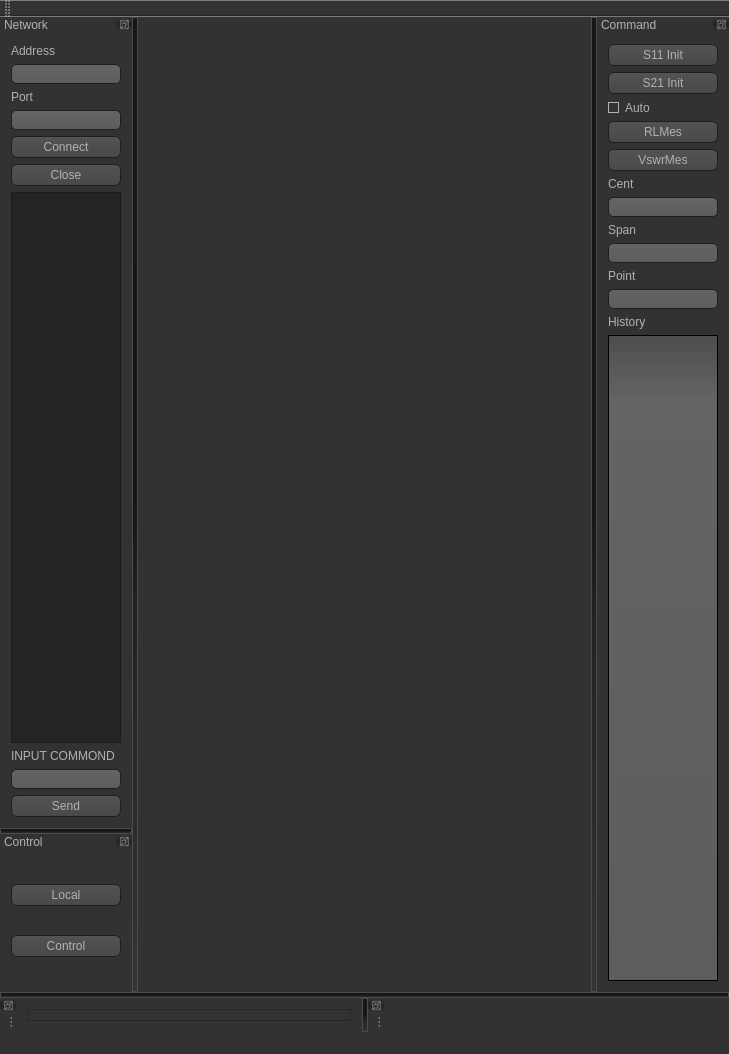
<?xml version="1.0" encoding="UTF-8"?>
<ui version="4.0">
 <class>MainWindow</class>
 <widget class="QMainWindow" name="MainWindow">
  <property name="geometry">
   <rect>
    <x>0</x>
    <y>0</y>
    <width>729</width>
    <height>1054</height>
   </rect>
  </property>
  <property name="windowTitle">
   <string>科创仪表局</string>
  </property>
  <property name="styleSheet">
   <string notr="true">QToolTip
{
     border: 1px solid black;
     background-color: #ffa02f;
     padding: 1px;
     border-radius: 3px;
     opacity: 100;
}

QWidget
{
    color: #b1b1b1;
    background-color: #323232;
}

QWidget:item:hover
{
    background-color: QLinearGradient( x1: 0, y1: 0, x2: 0, y2: 1, stop: 0 #ffa02f, stop: 1 #ca0619);
    color: #000000;
}

QWidget:item:selected
{
    background-color: QLinearGradient( x1: 0, y1: 0, x2: 0, y2: 1, stop: 0 #ffa02f, stop: 1 #d7801a);
}

QMenuBar::item
{
    background: transparent;
}

QMenuBar::item:selected
{
    background: transparent;
    border: 1px solid #ffaa00;
}

QMenuBar::item:pressed
{
    background: #444;
    border: 1px solid #000;
    background-color: QLinearGradient(
        x1:0, y1:0,
        x2:0, y2:1,
        stop:1 #212121,
        stop:0.4 #343434/*,
        stop:0.2 #343434,
        stop:0.1 #ffaa00*/
    );
    margin-bottom:-1px;
    padding-bottom:1px;
}

QMenu
{
    border: 1px solid #000;
}

QMenu::item
{
    padding: 2px 20px 2px 20px;
}

QMenu::item:selected
{
    color: #000000;
}

QWidget:disabled
{
    color: #404040;
    background-color: #323232;
}

QAbstractItemView
{
    background-color: QLinearGradient( x1: 0, y1: 0, x2: 0, y2: 1, stop: 0 #4d4d4d, stop: 0.1 #646464, stop: 1 #5d5d5d);
}

QWidget:focus
{
    /*border: 2px solid QLinearGradient( x1: 0, y1: 0, x2: 0, y2: 1, stop: 0 #ffa02f, stop: 1 #d7801a);*/
}

QLineEdit
{
    background-color: QLinearGradient( x1: 0, y1: 0, x2: 0, y2: 1, stop: 0 #4d4d4d, stop: 0 #646464, stop: 1 #5d5d5d);
    padding: 1px;
    border-style: solid;
    border: 1px solid #1e1e1e;
    border-radius: 5;
}

QPushButton
{
    color: #b1b1b1;
    background-color: QLinearGradient( x1: 0, y1: 0, x2: 0, y2: 1, stop: 0 #565656, stop: 0.1 #525252, stop: 0.5 #4e4e4e, stop: 0.9 #4a4a4a, stop: 1 #464646);
    border-width: 1px;
    border-color: #1e1e1e;
    border-style: solid;
    border-radius: 6;
    padding: 3px;
    font-size: 12px;
    padding-left: 5px;
    padding-right: 5px;
}

QPushButton:pressed
{
    background-color: QLinearGradient( x1: 0, y1: 0, x2: 0, y2: 1, stop: 0 #2d2d2d, stop: 0.1 #2b2b2b, stop: 0.5 #292929, stop: 0.9 #282828, stop: 1 #252525);
}

QComboBox
{
    selection-background-color: #ffaa00;
    background-color: QLinearGradient( x1: 0, y1: 0, x2: 0, y2: 1, stop: 0 #565656, stop: 0.1 #525252, stop: 0.5 #4e4e4e, stop: 0.9 #4a4a4a, stop: 1 #464646);
    border-style: solid;
    border: 1px solid #1e1e1e;
    border-radius: 5;
}

QComboBox:hover,QPushButton:hover
{
    border: 2px solid QLinearGradient( x1: 0, y1: 0, x2: 0, y2: 1, stop: 0 #ffa02f, stop: 1 #d7801a);
}


QComboBox:on
{
    padding-top: 3px;
    padding-left: 4px;
    background-color: QLinearGradient( x1: 0, y1: 0, x2: 0, y2: 1, stop: 0 #2d2d2d, stop: 0.1 #2b2b2b, stop: 0.5 #292929, stop: 0.9 #282828, stop: 1 #252525);
    selection-background-color: #ffaa00;
}

QComboBox QAbstractItemView
{
    border: 2px solid darkgray;
    selection-background-color: QLinearGradient( x1: 0, y1: 0, x2: 0, y2: 1, stop: 0 #ffa02f, stop: 1 #d7801a);
}

QComboBox::drop-down
{
     subcontrol-origin: padding;
     subcontrol-position: top right;
     width: 15px;

     border-left-width: 0px;
     border-left-color: darkgray;
     border-left-style: solid; /* just a single line */
     border-top-right-radius: 3px; /* same radius as the QComboBox */
     border-bottom-right-radius: 3px;
 }

QComboBox::down-arrow
{
     image: url(:/down_arrow.png);
}

QGroupBox:focus
{
border: 2px solid QLinearGradient( x1: 0, y1: 0, x2: 0, y2: 1, stop: 0 #ffa02f, stop: 1 #d7801a);
}

QTextEdit:focus
{
    border: 2px solid QLinearGradient( x1: 0, y1: 0, x2: 0, y2: 1, stop: 0 #ffa02f, stop: 1 #d7801a);
}

QScrollBar:horizontal {
     border: 1px solid #222222;
     background: QLinearGradient( x1: 0, y1: 0, x2: 0, y2: 1, stop: 0.0 #121212, stop: 0.2 #282828, stop: 1 #484848);
     height: 7px;
     margin: 0px 16px 0 16px;
}

QScrollBar::handle:horizontal
{
      background: QLinearGradient( x1: 0, y1: 0, x2: 1, y2: 0, stop: 0 #ffa02f, stop: 0.5 #d7801a, stop: 1 #ffa02f);
      min-height: 20px;
      border-radius: 2px;
}

QScrollBar::add-line:horizontal {
      border: 1px solid #1b1b19;
      border-radius: 2px;
      background: QLinearGradient( x1: 0, y1: 0, x2: 1, y2: 0, stop: 0 #ffa02f, stop: 1 #d7801a);
      width: 14px;
      subcontrol-position: right;
      subcontrol-origin: margin;
}

QScrollBar::sub-line:horizontal {
      border: 1px solid #1b1b19;
      border-radius: 2px;
      background: QLinearGradient( x1: 0, y1: 0, x2: 1, y2: 0, stop: 0 #ffa02f, stop: 1 #d7801a);
      width: 14px;
     subcontrol-position: left;
     subcontrol-origin: margin;
}

QScrollBar::right-arrow:horizontal, QScrollBar::left-arrow:horizontal
{
      border: 1px solid black;
      width: 1px;
      height: 1px;
      background: white;
}

QScrollBar::add-page:horizontal, QScrollBar::sub-page:horizontal
{
      background: none;
}

QScrollBar:vertical
{
      background: QLinearGradient( x1: 0, y1: 0, x2: 1, y2: 0, stop: 0.0 #121212, stop: 0.2 #282828, stop: 1 #484848);
      width: 7px;
      margin: 16px 0 16px 0;
      border: 1px solid #222222;
}

QScrollBar::handle:vertical
{
      background: QLinearGradient( x1: 0, y1: 0, x2: 0, y2: 1, stop: 0 #ffa02f, stop: 0.5 #d7801a, stop: 1 #ffa02f);
      min-height: 20px;
      border-radius: 2px;
}

QScrollBar::add-line:vertical
{
      border: 1px solid #1b1b19;
      border-radius: 2px;
      background: QLinearGradient( x1: 0, y1: 0, x2: 0, y2: 1, stop: 0 #ffa02f, stop: 1 #d7801a);
      height: 14px;
      subcontrol-position: bottom;
      subcontrol-origin: margin;
}

QScrollBar::sub-line:vertical
{
      border: 1px solid #1b1b19;
      border-radius: 2px;
      background: QLinearGradient( x1: 0, y1: 0, x2: 0, y2: 1, stop: 0 #d7801a, stop: 1 #ffa02f);
      height: 14px;
      subcontrol-position: top;
      subcontrol-origin: margin;
}

QScrollBar::up-arrow:vertical, QScrollBar::down-arrow:vertical
{
      border: 1px solid black;
      width: 1px;
      height: 1px;
      background: white;
}


QScrollBar::add-page:vertical, QScrollBar::sub-page:vertical
{
      background: none;
}

QTextEdit
{
    background-color: #242424;
}

QPlainTextEdit
{
    background-color: #242424;
}

QHeaderView::section
{
    background-color: QLinearGradient(x1:0, y1:0, x2:0, y2:1, stop:0 #616161, stop: 0.5 #505050, stop: 0.6 #434343, stop:1 #656565);
    color: white;
    padding-left: 4px;
    border: 1px solid #6c6c6c;
}

QCheckBox:disabled
{
color: #414141;
}
/*
QDockWidget::title
{
    text-align: center;
    spacing: 3px; // spacing between items in the tool bar 
    background-color: QLinearGradient(x1:0, y1:0, x2:0, y2:1, stop:0 #323232, stop: 0.5 #242424, stop:1 #323232);
}*/

QDockWidget::close-button, QDockWidget::float-button
{
    text-align: center;
    spacing: 1px; /* spacing between items in the tool bar */
    background-color: QLinearGradient(x1:0, y1:0, x2:0, y2:1, stop:0 #323232, stop: 0.5 #242424, stop:1 #323232);
}

QDockWidget::close-button:hover, QDockWidget::float-button:hover
{
    background: #242424;
}

QDockWidget::close-button:pressed, QDockWidget::float-button:pressed
{
    padding: 1px -1px -1px 1px;
}

QMainWindow::separator
{
    background-color: QLinearGradient(x1:0, y1:0, x2:0, y2:1, stop:0 #161616, stop: 0.5 #151515, stop: 0.6 #212121, stop:1 #343434);
    color: white;
    padding-left: 4px;
    border: 1px solid #4c4c4c;
    spacing: 3px; /* spacing between items in the tool bar */
}

QMainWindow::separator:hover
{

    background-color: QLinearGradient(x1:0, y1:0, x2:0, y2:1, stop:0 #d7801a, stop:0.5 #b56c17 stop:1 #ffa02f);
    color: white;
    padding-left: 4px;
    border: 1px solid #6c6c6c;
    spacing: 3px; /* spacing between items in the tool bar */
}

QToolBar::handle
{
     spacing: 3px; /* spacing between items in the tool bar */
     background: url(:/images/handle.png);
}

QMenu::separator
{
    height: 2px;
    background-color: QLinearGradient(x1:0, y1:0, x2:0, y2:1, stop:0 #161616, stop: 0.5 #151515, stop: 0.6 #212121, stop:1 #343434);
    color: white;
    padding-left: 4px;
    margin-left: 10px;
    margin-right: 5px;
}

QProgressBar
{
    border: 2px solid grey;
    border-radius: 5px;
    text-align: center;
}

QProgressBar::chunk
{
    background-color: #d7801a;
    width: 2.15px;
    margin: 0.5px;
}

QTabBar::tab {
    color: #b1b1b1;
    border: 1px solid #444;
    border-bottom-style: none;
    background-color: #323232;
    padding-left: 10px;
    padding-right: 10px;
    padding-top: 3px;
    padding-bottom: 2px;
    margin-right: -1px;
}

QTabWidget::pane {
    border: 1px solid #444;
    top: 1px;
}

QTabBar::tab:last
{
    margin-right: 0; /* the last selected tab has nothing to overlap with on the right */
    border-top-right-radius: 3px;
}

QTabBar::tab:first:!selected
{
 margin-left: 0px; /* the last selected tab has nothing to overlap with on the right */


    border-top-left-radius: 3px;
}

QTabBar::tab:!selected
{
    color: #b1b1b1;
    border-bottom-style: solid;
    margin-top: 3px;
    background-color: QLinearGradient(x1:0, y1:0, x2:0, y2:1, stop:1 #212121, stop:.4 #343434);
}

QTabBar::tab:selected
{
    border-top-left-radius: 3px;
    border-top-right-radius: 3px;
    margin-bottom: 0px;
}

QTabBar::tab:!selected:hover
{
    /*border-top: 2px solid #ffaa00;
    padding-bottom: 3px;*/
    border-top-left-radius: 3px;
    border-top-right-radius: 3px;
    background-color: QLinearGradient(x1:0, y1:0, x2:0, y2:1, stop:1 #212121, stop:0.4 #343434, stop:0.2 #343434, stop:0.1 #ffaa00);
}

QRadioButton::indicator:checked, QRadioButton::indicator:unchecked{
    color: #b1b1b1;
    background-color: #323232;
    border: 1px solid #b1b1b1;
    border-radius: 6px;
}

QRadioButton::indicator:checked
{
    background-color: qradialgradient(
        cx: 0.5, cy: 0.5,
        fx: 0.5, fy: 0.5,
        radius: 1.0,
        stop: 0.25 #ffaa00,
        stop: 0.3 #323232
    );
}

QCheckBox::indicator{
    color: #b1b1b1;
    background-color: #323232;
    border: 1px solid #b1b1b1;
    width: 9px;
    height: 9px;
}

QRadioButton::indicator
{
    border-radius: 6px;
}

QRadioButton::indicator:hover, QCheckBox::indicator:hover
{
    border: 1px solid #ffaa00;
}

QCheckBox::indicator:checked
{
    image:url(:/images/checkbox.png);
}

QCheckBox::indicator:disabled, QRadioButton::indicator:disabled
{
    border: 1px solid #444;
}</string>
  </property>
  <property name="dockOptions">
   <set>QMainWindow::AllowNestedDocks|QMainWindow::AllowTabbedDocks|QMainWindow::AnimatedDocks|QMainWindow::VerticalTabs</set>
  </property>
  <property name="unifiedTitleAndToolBarOnMac">
   <bool>true</bool>
  </property>
  <widget class="QWidget" name="centralWidget">
   <layout class="QHBoxLayout" name="horizontalLayout"/>
  </widget>
  <widget class="QMenuBar" name="menuBar">
   <property name="geometry">
    <rect>
     <x>0</x>
     <y>0</y>
     <width>729</width>
     <height>22</height>
    </rect>
   </property>
  </widget>
  <widget class="QToolBar" name="mainToolBar">
   <attribute name="toolBarArea">
    <enum>TopToolBarArea</enum>
   </attribute>
   <attribute name="toolBarBreak">
    <bool>false</bool>
   </attribute>
  </widget>
  <widget class="QStatusBar" name="statusBar"/>
  <widget class="QDockWidget" name="cartesiandock">
   <property name="features">
    <set>QDockWidget::DockWidgetFloatable|QDockWidget::DockWidgetMovable|QDockWidget::DockWidgetVerticalTitleBar</set>
   </property>
   <property name="windowTitle">
    <string>Cartesian</string>
   </property>
   <attribute name="dockWidgetArea">
    <number>8</number>
   </attribute>
   <widget class="QWidget" name="dockWidgetContents">
    <layout class="QHBoxLayout" name="horizontalLayout_3">
     <item>
      <widget class="QwtPlot" name="plot">
       <property name="sizePolicy">
        <sizepolicy hsizetype="MinimumExpanding" vsizetype="MinimumExpanding">
         <horstretch>0</horstretch>
         <verstretch>0</verstretch>
        </sizepolicy>
       </property>
       <property name="styleSheet">
        <string notr="true"/>
       </property>
       <property name="frameShape">
        <enum>QFrame::StyledPanel</enum>
       </property>
      </widget>
     </item>
    </layout>
   </widget>
  </widget>
  <widget class="QDockWidget" name="Network">
   <property name="sizePolicy">
    <sizepolicy hsizetype="Maximum" vsizetype="Preferred">
     <horstretch>0</horstretch>
     <verstretch>0</verstretch>
    </sizepolicy>
   </property>
   <property name="features">
    <set>QDockWidget::DockWidgetFloatable|QDockWidget::DockWidgetMovable</set>
   </property>
   <property name="windowTitle">
    <string>Network</string>
   </property>
   <attribute name="dockWidgetArea">
    <number>1</number>
   </attribute>
   <widget class="QWidget" name="dockWidgetContents_2">
    <layout class="QVBoxLayout" name="verticalLayout_3">
     <item>
      <widget class="QLabel" name="label_3">
       <property name="sizePolicy">
        <sizepolicy hsizetype="Maximum" vsizetype="Preferred">
         <horstretch>0</horstretch>
         <verstretch>0</verstretch>
        </sizepolicy>
       </property>
       <property name="text">
        <string>Address</string>
       </property>
      </widget>
     </item>
     <item>
      <widget class="QLineEdit" name="AddresslineEdit">
       <property name="sizePolicy">
        <sizepolicy hsizetype="Maximum" vsizetype="Fixed">
         <horstretch>0</horstretch>
         <verstretch>0</verstretch>
        </sizepolicy>
       </property>
      </widget>
     </item>
     <item>
      <widget class="QLabel" name="label_4">
       <property name="sizePolicy">
        <sizepolicy hsizetype="Maximum" vsizetype="Preferred">
         <horstretch>0</horstretch>
         <verstretch>0</verstretch>
        </sizepolicy>
       </property>
       <property name="text">
        <string>Port</string>
       </property>
      </widget>
     </item>
     <item>
      <widget class="QLineEdit" name="PortlineEdit">
       <property name="sizePolicy">
        <sizepolicy hsizetype="Maximum" vsizetype="Fixed">
         <horstretch>0</horstretch>
         <verstretch>0</verstretch>
        </sizepolicy>
       </property>
      </widget>
     </item>
     <item>
      <widget class="QPushButton" name="ConnectpushButton">
       <property name="sizePolicy">
        <sizepolicy hsizetype="Preferred" vsizetype="Fixed">
         <horstretch>0</horstretch>
         <verstretch>0</verstretch>
        </sizepolicy>
       </property>
       <property name="text">
        <string>Connect</string>
       </property>
      </widget>
     </item>
     <item>
      <widget class="QPushButton" name="ClosepushButton">
       <property name="sizePolicy">
        <sizepolicy hsizetype="Preferred" vsizetype="Fixed">
         <horstretch>0</horstretch>
         <verstretch>0</verstretch>
        </sizepolicy>
       </property>
       <property name="text">
        <string>Close</string>
       </property>
      </widget>
     </item>
     <item>
      <widget class="QPlainTextEdit" name="label">
       <property name="sizePolicy">
        <sizepolicy hsizetype="Ignored" vsizetype="Expanding">
         <horstretch>0</horstretch>
         <verstretch>0</verstretch>
        </sizepolicy>
       </property>
      </widget>
     </item>
     <item>
      <widget class="QLabel" name="label_2">
       <property name="sizePolicy">
        <sizepolicy hsizetype="Maximum" vsizetype="Preferred">
         <horstretch>0</horstretch>
         <verstretch>0</verstretch>
        </sizepolicy>
       </property>
       <property name="text">
        <string>INPUT COMMOND</string>
       </property>
      </widget>
     </item>
     <item>
      <widget class="QLineEdit" name="CommondlineEdit">
       <property name="sizePolicy">
        <sizepolicy hsizetype="Preferred" vsizetype="Fixed">
         <horstretch>0</horstretch>
         <verstretch>0</verstretch>
        </sizepolicy>
       </property>
      </widget>
     </item>
     <item>
      <widget class="QPushButton" name="SendpushButton">
       <property name="text">
        <string>Send</string>
       </property>
      </widget>
     </item>
    </layout>
   </widget>
  </widget>
  <widget class="QDockWidget" name="Control">
   <property name="sizePolicy">
    <sizepolicy hsizetype="Maximum" vsizetype="Preferred">
     <horstretch>0</horstretch>
     <verstretch>0</verstretch>
    </sizepolicy>
   </property>
   <property name="features">
    <set>QDockWidget::DockWidgetFloatable|QDockWidget::DockWidgetMovable</set>
   </property>
   <property name="windowTitle">
    <string>Control</string>
   </property>
   <attribute name="dockWidgetArea">
    <number>1</number>
   </attribute>
   <widget class="QWidget" name="dockWidgetContents_3">
    <layout class="QVBoxLayout" name="verticalLayout_2">
     <item>
      <widget class="QPushButton" name="LocalpushButton_2">
       <property name="text">
        <string>Local</string>
       </property>
      </widget>
     </item>
     <item>
      <widget class="QPushButton" name="ControlpushButton">
       <property name="text">
        <string>Control</string>
       </property>
      </widget>
     </item>
    </layout>
   </widget>
  </widget>
  <widget class="QDockWidget" name="Command">
   <property name="sizePolicy">
    <sizepolicy hsizetype="Maximum" vsizetype="Preferred">
     <horstretch>0</horstretch>
     <verstretch>0</verstretch>
    </sizepolicy>
   </property>
   <property name="features">
    <set>QDockWidget::DockWidgetFloatable|QDockWidget::DockWidgetMovable</set>
   </property>
   <property name="windowTitle">
    <string>Command</string>
   </property>
   <attribute name="dockWidgetArea">
    <number>2</number>
   </attribute>
   <widget class="QWidget" name="dockWidgetContents_4">
    <property name="sizePolicy">
     <sizepolicy hsizetype="Maximum" vsizetype="Preferred">
      <horstretch>0</horstretch>
      <verstretch>0</verstretch>
     </sizepolicy>
    </property>
    <layout class="QVBoxLayout" name="verticalLayout">
     <item>
      <widget class="QPushButton" name="S11initpushButton">
       <property name="text">
        <string>S11 Init</string>
       </property>
      </widget>
     </item>
     <item>
      <widget class="QPushButton" name="S21initpushButton">
       <property name="text">
        <string>S21 Init</string>
       </property>
      </widget>
     </item>
     <item>
      <widget class="QCheckBox" name="checkBox">
       <property name="text">
        <string>Auto</string>
       </property>
       <property name="checked">
        <bool>true</bool>
       </property>
      </widget>
     </item>
     <item>
      <widget class="QPushButton" name="RLMes">
       <property name="text">
        <string>RLMes</string>
       </property>
      </widget>
     </item>
     <item>
      <widget class="QPushButton" name="vswrmespushButton">
       <property name="sizePolicy">
        <sizepolicy hsizetype="Preferred" vsizetype="Fixed">
         <horstretch>0</horstretch>
         <verstretch>0</verstretch>
        </sizepolicy>
       </property>
       <property name="text">
        <string>VswrMes</string>
       </property>
      </widget>
     </item>
     <item>
      <widget class="QLabel" name="label_5">
       <property name="sizePolicy">
        <sizepolicy hsizetype="Maximum" vsizetype="Preferred">
         <horstretch>0</horstretch>
         <verstretch>0</verstretch>
        </sizepolicy>
       </property>
       <property name="text">
        <string>Cent</string>
       </property>
      </widget>
     </item>
     <item>
      <widget class="QLineEdit" name="CentlineEdit">
       <property name="sizePolicy">
        <sizepolicy hsizetype="Preferred" vsizetype="Fixed">
         <horstretch>0</horstretch>
         <verstretch>0</verstretch>
        </sizepolicy>
       </property>
      </widget>
     </item>
     <item>
      <widget class="QLabel" name="label_6">
       <property name="sizePolicy">
        <sizepolicy hsizetype="Maximum" vsizetype="Preferred">
         <horstretch>0</horstretch>
         <verstretch>0</verstretch>
        </sizepolicy>
       </property>
       <property name="text">
        <string>Span</string>
       </property>
      </widget>
     </item>
     <item>
      <widget class="QLineEdit" name="SpanlineEdit">
       <property name="sizePolicy">
        <sizepolicy hsizetype="Preferred" vsizetype="Fixed">
         <horstretch>0</horstretch>
         <verstretch>0</verstretch>
        </sizepolicy>
       </property>
      </widget>
     </item>
     <item>
      <widget class="QLabel" name="label_7">
       <property name="sizePolicy">
        <sizepolicy hsizetype="Maximum" vsizetype="Preferred">
         <horstretch>0</horstretch>
         <verstretch>0</verstretch>
        </sizepolicy>
       </property>
       <property name="text">
        <string>Point</string>
       </property>
      </widget>
     </item>
     <item>
      <widget class="QLineEdit" name="PointlineEdit">
       <property name="sizePolicy">
        <sizepolicy hsizetype="Maximum" vsizetype="Fixed">
         <horstretch>0</horstretch>
         <verstretch>0</verstretch>
        </sizepolicy>
       </property>
      </widget>
     </item>
     <item>
      <widget class="QLabel" name="label_8">
       <property name="sizePolicy">
        <sizepolicy hsizetype="Maximum" vsizetype="Preferred">
         <horstretch>0</horstretch>
         <verstretch>0</verstretch>
        </sizepolicy>
       </property>
       <property name="text">
        <string>History</string>
       </property>
      </widget>
     </item>
     <item>
      <widget class="QListWidget" name="history">
       <property name="sizePolicy">
        <sizepolicy hsizetype="Ignored" vsizetype="Expanding">
         <horstretch>0</horstretch>
         <verstretch>0</verstretch>
        </sizepolicy>
       </property>
       <property name="maximumSize">
        <size>
         <width>120</width>
         <height>16777215</height>
        </size>
       </property>
       <property name="horizontalScrollMode">
        <enum>QAbstractItemView::ScrollPerPixel</enum>
       </property>
      </widget>
     </item>
    </layout>
   </widget>
  </widget>
  <widget class="QDockWidget" name="SmithChartdock">
   <property name="features">
    <set>QDockWidget::DockWidgetFloatable|QDockWidget::DockWidgetMovable|QDockWidget::DockWidgetVerticalTitleBar</set>
   </property>
   <property name="windowTitle">
    <string>SmithChart</string>
   </property>
   <attribute name="dockWidgetArea">
    <number>8</number>
   </attribute>
   <widget class="QWidget" name="dockWidgetContents_5">
    <layout class="QHBoxLayout" name="horizontalLayout_2">
     <item>
      <widget class="SmithChart" name="smith" native="true"/>
     </item>
    </layout>
   </widget>
  </widget>
 </widget>
 <layoutdefault spacing="6" margin="11"/>
 <customwidgets>
  <customwidget>
   <class>QwtPlot</class>
   <extends>QFrame</extends>
   <header>qwt_plot.h</header>
   <container>1</container>
  </customwidget>
  <customwidget>
   <class>SmithChart</class>
   <extends>QWidget</extends>
   <header>smithchart.h</header>
   <container>1</container>
  </customwidget>
 </customwidgets>
 <resources/>
 <connections/>
</ui>
